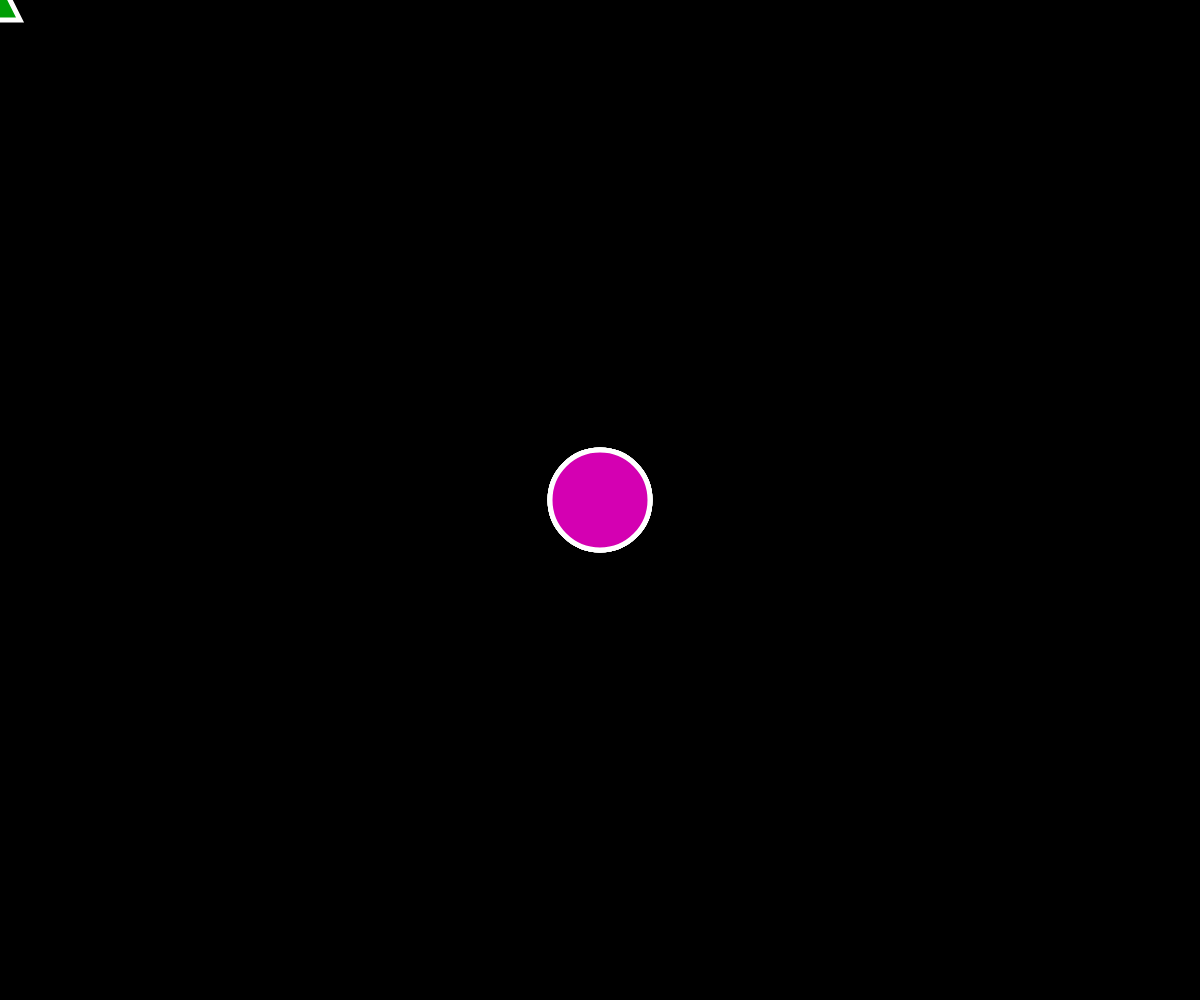
Frame 1 (no input)
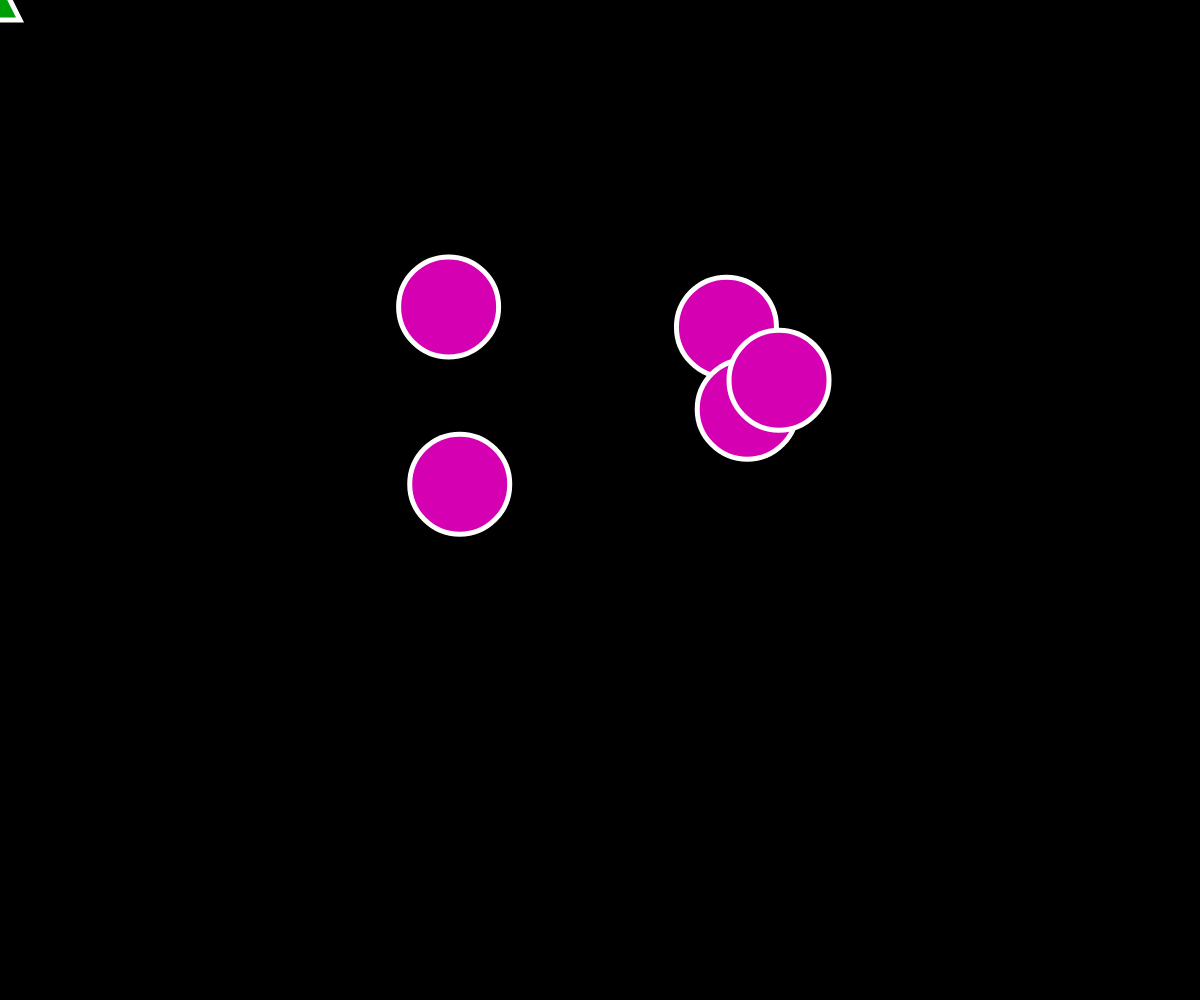
Frame 60 (no input)
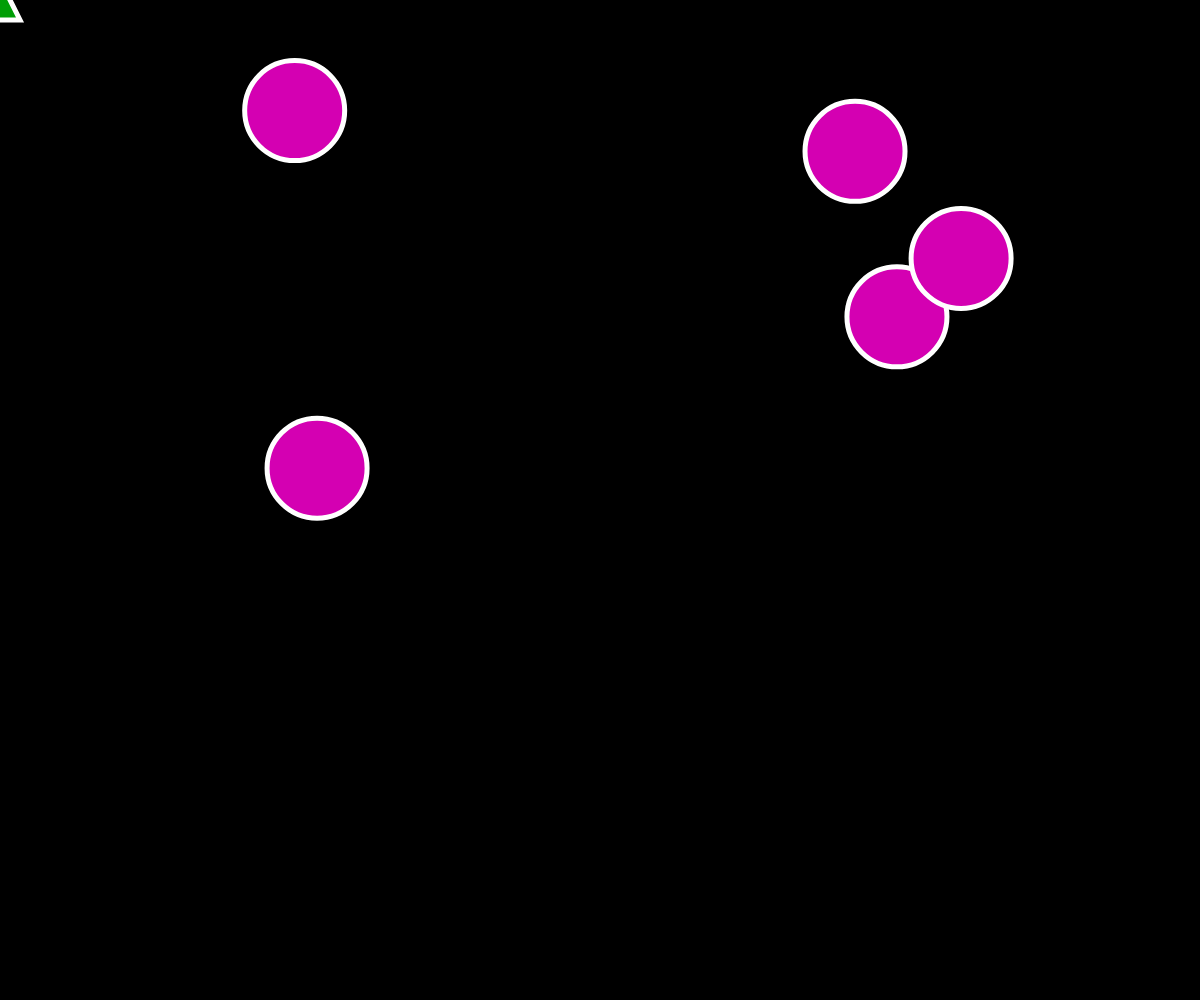
Frame 120 (the mouse pressed at the canvas centre since frame 60)

The p5.js sketch that drew these frames (run headless with seeded random() and noise() and a simulated clock; from frame 60 on, the mouse is pressed at the canvas centre):

// p5.js sketch
// ── sketch.js


let circle = [];
let bg_color;
let ship;


function setup() {

    // createCanvas(windowWidth, windowHeight);
    createCanvas(windowWidth, windowHeight);
    bg_color = color('rgb(0, 0, 0)');

    ship = new Ship();

    for( let i = 0; i < 5; i++) {

      circle[i] = new Orb(width/2, height/2, 50)
    }

    }




function draw() {
    background(bg_color);

    ship.show();
    ship.turn();



    for(let i = 0; i < circle.length; i++){
      circle[i].frame();

    }




  }

  //************
  //create ship class
  //**********
  class Ship {

    constructor(){
      this.pos = createVector(width/2, height/2);
      this.r = 20;
      this.direction = 0;
      this.rotation = 0;
    }

    show(){

      rotate(this.direction);
      stroke(255);
      strokeWeight(5);
      fill('rgb(0, 158, 6)');
      triangle(-this.r,this.r,this.r,this.r,0,-this.r);
      }

  //adding a rotate mechanic
    turn(){
      this.direction += this.rotation;
    }

    setRotation(a){
      this.rotation = a;
    }

    keyPressed(){
      if (keyCode == RIGHT_ARROW) {
        ship.setRotation(0.1);
      } else if (keyCode == LEFT_ARROW);
      ship.setRotation(-0.1);
    }

    keyReleased() {
        ship.setRotation(0);
    }

  }



//******************
//Creating my orbs!
//****************
class Orb {

  constructor(x,y,s) {
    this.x = x;
    this.y = y;
    this.s = 100;
    this.r = this.s/2;
    this.deltaX = random(-5, 5);
    this.deltaY = random(-5, 5);

  }

  frame() {

    this.show();
    this.move();
    this.edge();
  }

  show() {

    stroke(255);
    strokeWeight(5);
    fill('rgb(212, 0, 178)');
    ellipse(this.x,this.y,this.s)
    }

    // giving my objects motion
      move() {
          this.x += this.deltaX;
          this.y += this.deltaY;
       }

    //keeping my objects within the canvas
      edge() {
          if( this.x + this.r >= width || this.x - this.r <= 0){
            this.deltaX *= -1;
          }
          if( this.y + this.r >= height || this.y - this.r <= 0) {
            this.deltaY *= -1;
          }
        }

}
